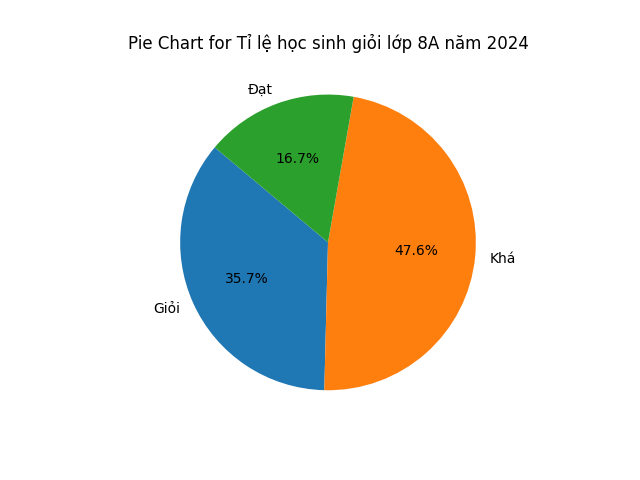

Generate this figure with Python:
import pandas as pd
import matplotlib.pyplot as plt

file_path = './Lop8/Thong ke/Data lop 8.xlsx'

# Load the Excel file
excel_data = pd.ExcelFile(file_path)

# Select the appropriate sheet by its name or index
sheet_name = excel_data.sheet_names[3]

# Read the sheet into a DataFrame without assuming a header
df = pd.read_excel(file_path, sheet_name=sheet_name, header=None)

sheet_name = df.iloc[0, 0]
df = df.drop([0]).reset_index(drop=True)

# Ensure the DataFrame has at least two rows and multiple columns
if df.shape[0] < 2 or df.shape[1] < 2:
    print("The data does not have enough rows or columns.")
else:
    # Extract labels and values from the first and second rows respectively
    labels = df.iloc[0, 1:]  # Skip the first column which is just a label
    values = df.iloc[1, 1:]

    # Create the pie chart
    plt.figure()
    plt.pie(values, labels=labels, autopct='%1.1f%%', startangle=140)
    plt.title(f'Pie Chart for {sheet_name}')
    plt.show()
